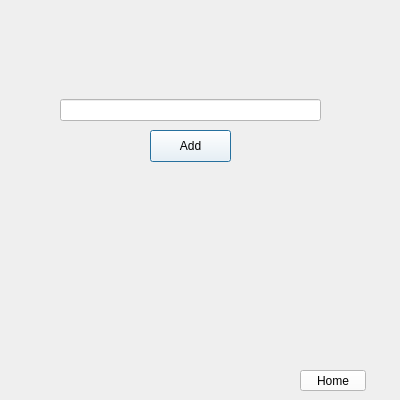
<?xml version="1.0" encoding="UTF-8"?>
<ui version="4.0">
 <class>ADD</class>
 <widget class="QDialog" name="ADD">
  <property name="geometry">
   <rect>
    <x>0</x>
    <y>0</y>
    <width>400</width>
    <height>400</height>
   </rect>
  </property>
  <property name="minimumSize">
   <size>
    <width>400</width>
    <height>400</height>
   </size>
  </property>
  <property name="maximumSize">
   <size>
    <width>400</width>
    <height>400</height>
   </size>
  </property>
  <property name="windowTitle">
   <string>Dialog</string>
  </property>
  <widget class="QWidget" name="layoutWidget">
   <property name="geometry">
    <rect>
     <x>60</x>
     <y>30</y>
     <width>261</width>
     <height>91</height>
    </rect>
   </property>
   <layout class="QVBoxLayout" name="verticalLayout">
    <item>
     <widget class="QLabel" name="label">
      <property name="styleSheet">
       <string notr="true">color:white;</string>
      </property>
      <property name="text">
       <string>&lt;html&gt;&lt;head/&gt;&lt;body&gt;&lt;p align=&quot;center&quot;&gt;&lt;span style=&quot; font-size:18pt;&quot;&gt;&lt;/span&gt;&lt;/p&gt;&lt;/body&gt;&lt;/html&gt;</string>
      </property>
     </widget>
    </item>
    <item>
     <widget class="QLineEdit" name="lineEdit">
      <property name="styleSheet">
       <string notr="true">background-color: white;</string>
      </property>
     </widget>
    </item>
   </layout>
  </widget>
  <widget class="QPushButton" name="pushButton">
   <property name="geometry">
    <rect>
     <x>150</x>
     <y>130</y>
     <width>81</width>
     <height>32</height>
    </rect>
   </property>
   <property name="styleSheet">
    <string notr="true">background-color: white;</string>
   </property>
   <property name="text">
    <string>Add</string>
   </property>
  </widget>
  <widget class="QLabel" name="label_2">
   <property name="geometry">
    <rect>
     <x>10</x>
     <y>180</y>
     <width>371</width>
     <height>181</height>
    </rect>
   </property>
   <property name="text">
    <string/>
   </property>
   <property name="pixmap">
    <pixmap resource="resources.qrc">:/Resources/Images/image 9.png</pixmap>
   </property>
  </widget>
  <widget class="QPushButton" name="pushButton_2">
   <property name="geometry">
    <rect>
     <x>300</x>
     <y>370</y>
     <width>66</width>
     <height>21</height>
    </rect>
   </property>
   <property name="styleSheet">
    <string notr="true">background-color: white;</string>
   </property>
   <property name="text">
    <string>Home</string>
   </property>
  </widget>
 </widget>
 <resources>
  <include location="resources.qrc"/>
 </resources>
 <connections/>
</ui>
